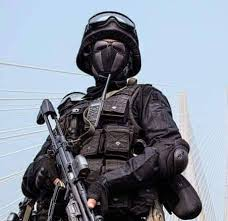
#> input picture Image Resizing and shaping/images.jpg, 228 x 221 px, found by its file name
$ python resize.py
#> lines starting #> are read from the running program, lines starting #| are printed output that depends on the picture
import cv2

image = cv2.imread(r"Image Resizing and shaping\images.jpg")
#> image is the input picture: shape (221, 228, 3); mean B, G, R 153.2, 140.1, 132
# width, height

if image is None:
    print("Image not found")
else:
    print("Image Loaded")

    resized = cv2.resize(image, (300, 300))
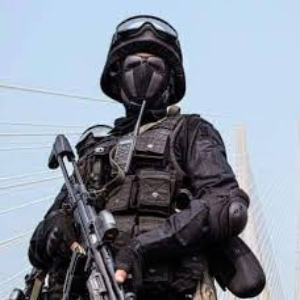
#> resized: shape (300, 300, 3); mean B, G, R 153.1, 140, 131.9

    cv2.imshow("Original Image", image)
    cv2.imshow("Resized Image", resized)

    cv2.imwrite("resized_output.png", resized)

    cv2.waitKey(0)
    cv2.destroyAllWindows()
